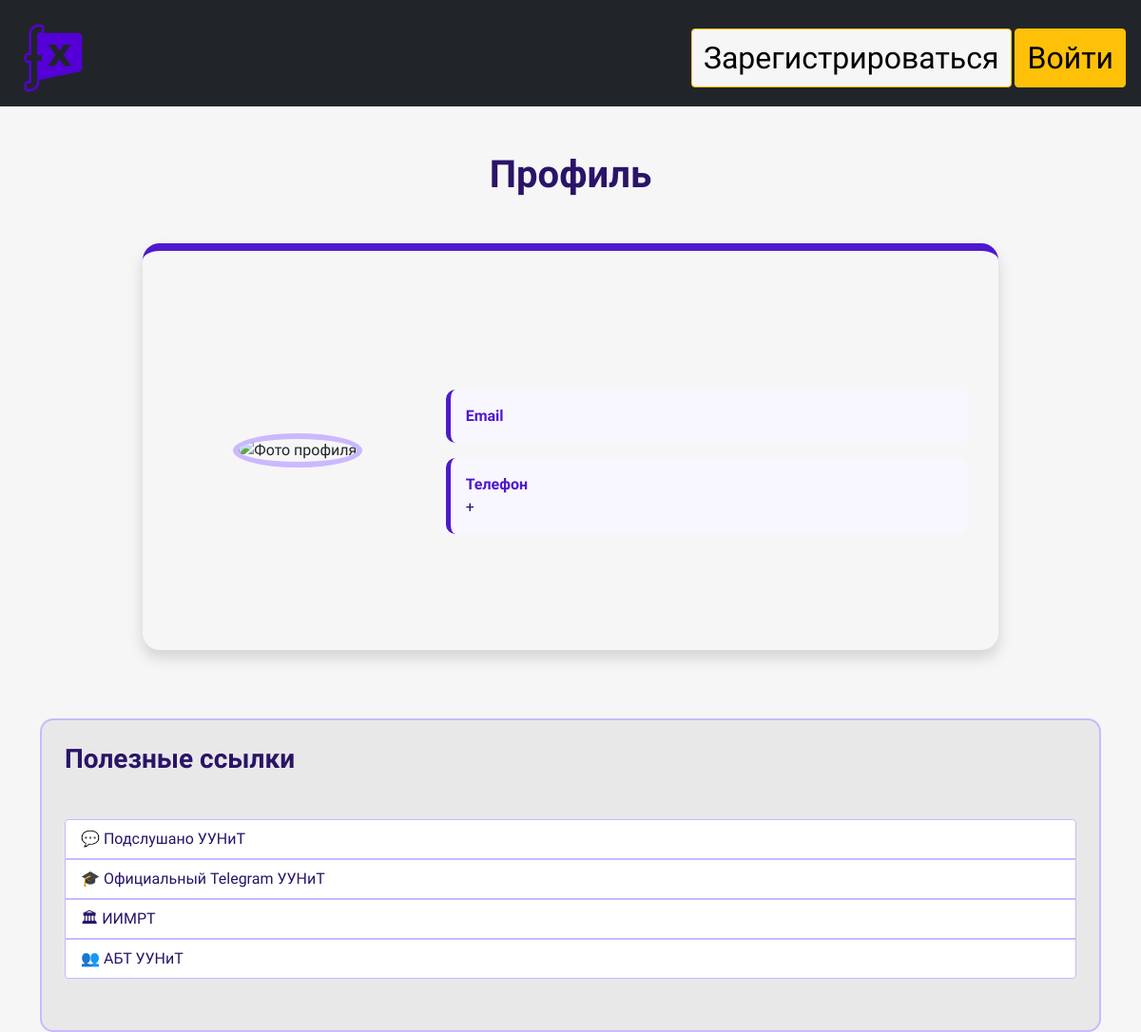
/profile/9, run on an earlier commit of the app's database.
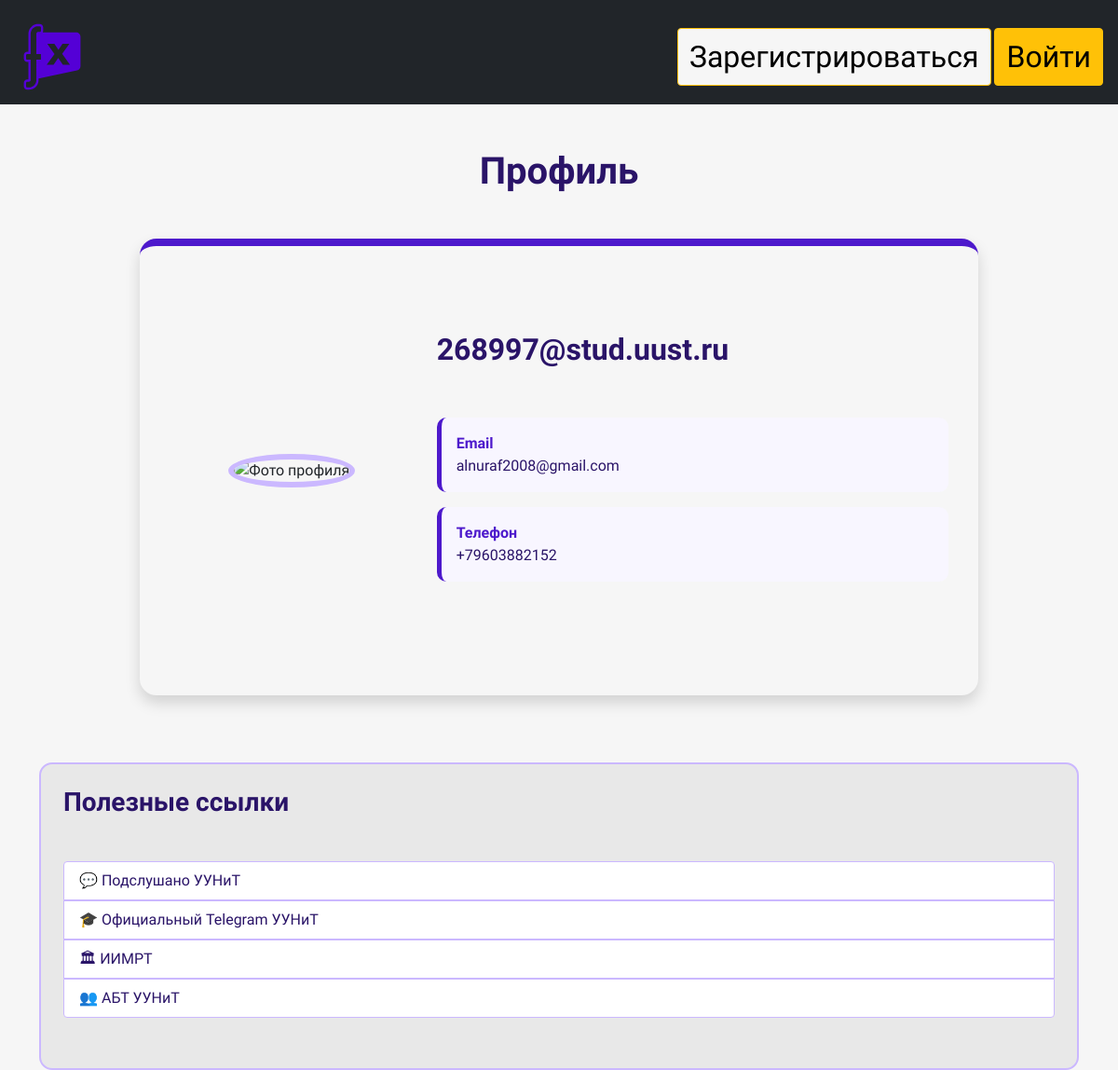
And on a later commit of the database.
### data/user.py (models this page shows, shortened)
class Users(SqlAlchemyBase, UserMixin, SerializerMixin):  # модель для работы с таблицей users
    __tablename__ = 'users'
    id = sqlalchemy.Column(sqlalchemy.Integer,
                           primary_key=True, autoincrement=True)
    login = sqlalchemy.Column(sqlalchemy.String, nullable=True, unique=True)
    email = sqlalchemy.Column(sqlalchemy.String,
                              index=True, unique=True, nullable=True)
    photo = sqlalchemy.Column(sqlalchemy.String, nullable=True)
    phone_number = sqlalchemy.Column(sqlalchemy.String, nullable=True)
    hashed_password = sqlalchemy.Column(sqlalchemy.String, nullable=True)
    created_date = sqlalchemy.Column(sqlalchemy.DateTime,
                                     default=datetime.datetime.now)

### main.py (the view)
@app.route('/profile/<int:id>')  # обработчик профиля пользователя
def profile(id):
    session = db_session.create_session()
    user = session.query(Users).filter(Users.id == id).first()
    photo = session.query(Users).all()
    return render_template('profile.html', title='Профиль', user=user, photos=photo,
                           css1=url_for('static', filename='css/style_profile.css'))

### data/db_session.py (called while the page is built)
def create_session() -> Session:
    global __factory
    return __factory()

### templates/profile.html (shortened to what this page needs)
{% extends "base.html" %}
{% block styles %}
<link rel="stylesheet"
      href="{{ url_for('static', filename='css/style_profile.css') }}">
{% endblock %}
{% block content %}
<div class="container py-5">
    <h1 class="text-center profile-title mb-5">
        Профиль
    </h1>
    <div class="profile-card mx-auto shadow">
        <div class="row align-items-center g-4">
            <div class="col-md-4 text-center">
                <img
                    class="profile-image"
                    src="/{{ user.photo }}"
                    alt="Фото профиля">
            </div>
            <div class="col-md-8">
                <h2 class="username">
                    {{ user.login }}
                </h2>
                <div class="profile-info mt-4">
                    <div class="info-item">
                        <strong>Email</strong><br>
                        {{ user.email }}
                    </div>
                    <div class="info-item">
                        <strong>Телефон</strong><br>
                        +{{ user.phone_number }}
                    </div>
                </div>
            </div>
        </div>
    </div>
</div>
<div class="links-card mt-4">
    <h3>Полезные ссылки</h3>
    <div class="list-group">
        <a href="https://t.me/uunit_overhear"
           target="_blank"
           class="list-group-item list-group-item-action">
            💬 Подслушано УУНиТ
        </a>
        <a href="https://t.me/uustufa"
           target="_blank"
           class="list-group-item list-group-item-action">
            🎓 Официальный Telegram УУНиТ
        </a>
        <a href="https://t.me/uustiimrt"
           target="_blank"
           class="list-group-item list-group-item-action">
            🏛 ИИМРТ
        </a>
        <a href="https://t.me/abtuunit"
           target="_blank"
           class="list-group-item list-group-item-action">
            👥 АБТ УУНиТ
        </a>
    </div>
</div>
{% endblock %}

### templates/base.html (shortened to what this page needs)
<!doctype html>
<html lang="ru">
<head>
    <link href="https://cdn.jsdelivr.net/npm/bootstrap@5.0.2/dist/css/bootstrap.min.css" rel="stylesheet"
>
    <link rel="stylesheet" href="{{url_for('static', filename='css/style.css')}}">
    {% block styles %}{% endblock %}
</head>
<body>
<header>
     <nav class="navbar navbar-light bg-dark">
         <a class="navbar-dark" href="/"><img class='navbar_logo' src="{{ url_for('static', filename='img/iimrt.svg') }}" alt='ИИМРТ'></a>
        <div>
            {% if current_user.is_authenticated %}
            <a class="btn btn-warning authenticate" href="/logout">Выход</a>
            <a class="navbar-brand authenticate"  href="/profile/{{current_user.id}}" id="profile_name">{{current_user.login}}</a>
            {% else %}
                <a class="btn btn-warning authenticate profile-link" href="/register">Зарегистрироваться</a>
                <a class="btn btn-warning authenticate" href="/login">Войти</a>
            {% endif %}
        </div>
    </nav>
</header>
<main role="main" class="container">
    {% block content %}{% endblock %}
</main>
</body>
</html>

### static/css/style.css (style rules this page uses)
* { box-sizing: border-box; }
:root { --back-color: #f6f6f6; }
body { margin: 0; background-color: var(--back-color); font-family: 'Golos Text', sans-serif; }
div { padding: 30px 0 }
.navbar { height: 7rem; padding: 0 1rem; }
.navbar_logo { width: auto; height: 5rem; }
.authenticate { font-size: 2rem; }
.profile-link { background-color: var(--back-color); }

### static/css/style_profile.css (style rules this page uses)
.profile-title { color:#2A1468; font-weight:700; }
.profile-card { max-width:900px; background:var(--back-color); border-radius:18px; border-top:8px solid #4D19CC; padding:2rem; }
.profile-image { width:220px; height:220px; object-fit:cover; border-radius:50%; border:6px solid #CBB8FF; background:var(--back-color); }
.username { color:#2A1468; font-weight:700; }
.profile-info { display:flex; flex-direction:column; gap:1rem; }
.info-item { background:#F8F6FF; border-left:5px solid #4D19CC; border-radius:10px; padding:1rem; color:#2A1468; }
.info-item strong { color:#4D19CC; }
.links-card { margin-top: 2rem; background: #e8e8e8; border: 2px solid #cbb8ff; border-radius: 14px; padding: 1.5rem; }
.links-card h3 { color: #2a1468; font-weight: 700; margin-bottom: 1rem; }
.links-card .list-group-item { background: #ffffff; border: 1px solid #cbb8ff; color: #2a1468; font-weight: 500; transition: .2s; }

What changed in the data, as far as the page shows it:
added Users: login "268997@stud.uust.ru", email "alnuraf2008@gmail.com", phone_number "79603882152"
